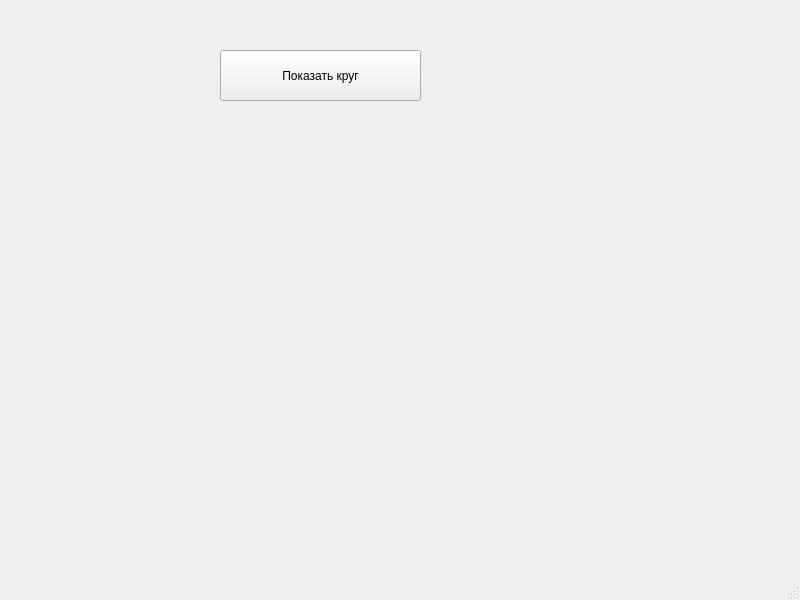
<?xml version="1.0" encoding="UTF-8"?>
<ui version="4.0">
 <class>MainWindow</class>
 <widget class="QMainWindow" name="MainWindow">
  <property name="geometry">
   <rect>
    <x>0</x>
    <y>0</y>
    <width>800</width>
    <height>600</height>
   </rect>
  </property>
  <property name="windowTitle">
   <string>MainWindow</string>
  </property>
  <widget class="QWidget" name="centralwidget">
   <widget class="QPushButton" name="pushButton">
    <property name="geometry">
     <rect>
      <x>220</x>
      <y>50</y>
      <width>201</width>
      <height>51</height>
     </rect>
    </property>
    <property name="text">
     <string>Показать круг</string>
    </property>
   </widget>
  </widget>
  <widget class="QMenuBar" name="menubar">
   <property name="geometry">
    <rect>
     <x>0</x>
     <y>0</y>
     <width>800</width>
     <height>21</height>
    </rect>
   </property>
  </widget>
  <widget class="QStatusBar" name="statusbar"/>
 </widget>
 <resources/>
 <connections/>
</ui>
